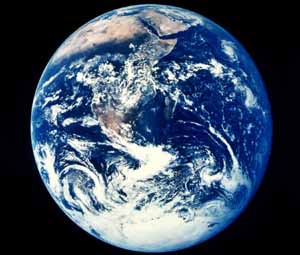
#> input picture Lab_3_Week_5/snippet_04/earth.jpg, 300 x 255 px
$ python aa.py   (older library calls are emulated)
#> lines starting #> are read from the running program, lines starting #| are printed output that depends on the picture; after the words box and inside, x2 and y2 are one past the last pixel; in counts of white or black regions, pixels touching at a corner belong together
# snippet_04.py
# -----------------------

"""
Python Code Snippets
Terence Morley, Department of Computer Science,
    The University of Manchester, Nov 2020

Purpose: Load an image as greyscale and perform inversion
    and brightness and contrast adjustments.
"""

import cv2
import sys
import numpy as np


# Open image
filename = 'earth.jpg'
img = cv2.imread(filename, cv2.IMREAD_GRAYSCALE)
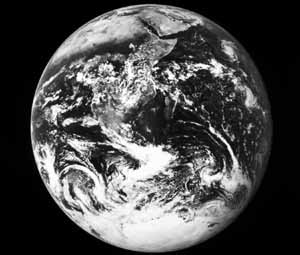
#> img: shape (255, 300); min 0, max 255, mean 75.5

# Check for success
if img is None:
    print('Error: failed to open', filename)
    sys.exit()

# Save greyscale image
cv2.imwrite('earth_grey.jpg', img)

# Invert - Image Negative
output = 255 - img
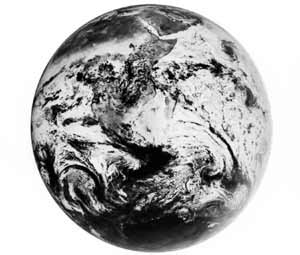
#> output: shape (255, 300); min 0, max 255, mean 179.5
cv2.imwrite('earth_invert.jpg', output)

# Convert image to integer type so if values go outside
# the range 0-255, we can clip it
img = img.astype(np.int)

# Increase brightness
output = img + 50
output = np.clip(output, 0, 255)
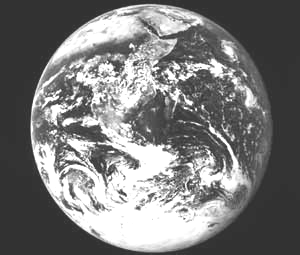
#> output: shape (255, 300) int64; min 50, max 255, mean 122
cv2.imwrite('earth_brighter.jpg', output)

# Decrease brightness
output = img - 50
output = np.clip(output, 0, 255)
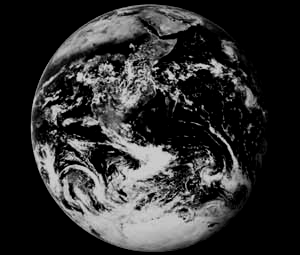
#> output: shape (255, 300) int64; min 0, max 205, mean 47.2
cv2.imwrite('earth_darker.jpg', output)

# Increase contrast
output = img * 2
output = np.clip(output, 0, 255)
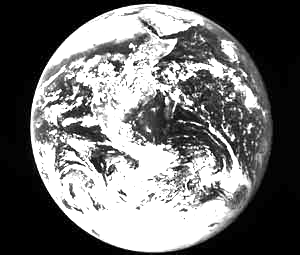
#> output: shape (255, 300) int64; min 0, max 255, mean 111.8
cv2.imwrite('earth_contrast_hi.jpg', output)

# Decrease contrast
output = img * 0.5
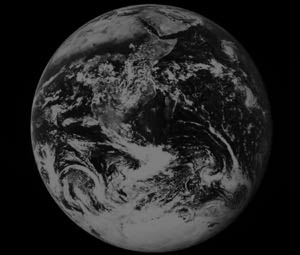
#> output: shape (255, 300) float64; min 0, max 127.5, mean 37.7
output = np.clip(output, 0, 255)
output[0:100, 0:100] += 100
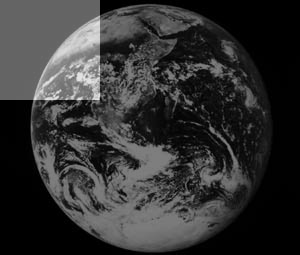
#> output: shape (255, 300) float64; 13.07% of pixels changed, all inside (x1, y1, x2, y2) = (0, 0, 100, 100)
cv2.imwrite('earth_contrast_lo.jpg', output)
